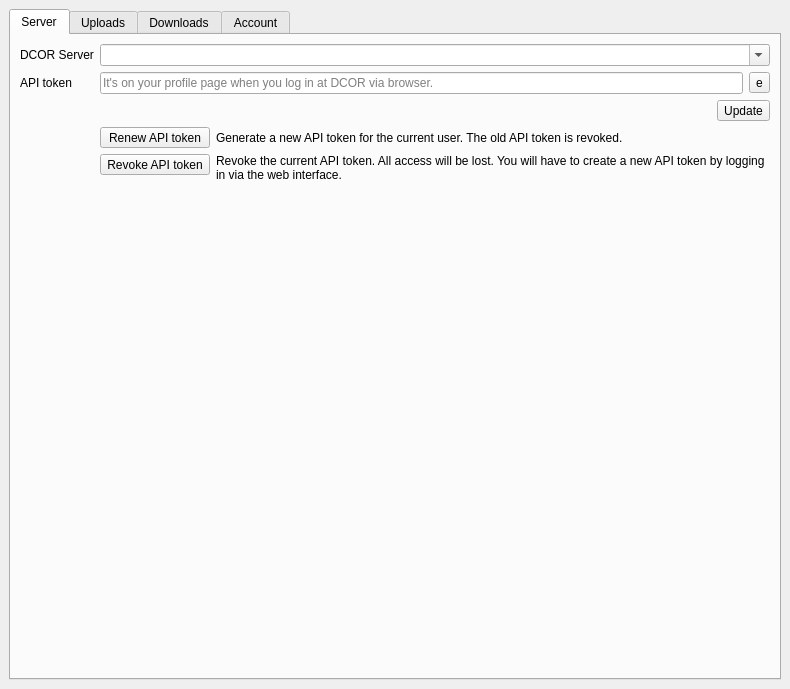
<?xml version="1.0" encoding="UTF-8"?>
<ui version="4.0">
 <class>MainWindow</class>
 <widget class="QMainWindow" name="MainWindow">
  <property name="geometry">
   <rect>
    <x>0</x>
    <y>0</y>
    <width>790</width>
    <height>689</height>
   </rect>
  </property>
  <property name="windowTitle">
   <string>MainWindow</string>
  </property>
  <widget class="QWidget" name="centralwidget">
   <layout class="QVBoxLayout" name="verticalLayout">
    <item>
     <widget class="QTabWidget" name="tabWidget">
      <property name="tabPosition">
       <enum>QTabWidget::North</enum>
      </property>
      <property name="currentIndex">
       <number>0</number>
      </property>
      <widget class="QWidget" name="tab_server">
       <attribute name="title">
        <string>Server</string>
       </attribute>
       <layout class="QGridLayout" name="gridLayout">
        <item row="0" column="0">
         <widget class="QLabel" name="label">
          <property name="text">
           <string>DCOR Server</string>
          </property>
         </widget>
        </item>
        <item row="5" column="1">
         <spacer name="verticalSpacer">
          <property name="orientation">
           <enum>Qt::Vertical</enum>
          </property>
          <property name="sizeHint" stdset="0">
           <size>
            <width>20</width>
            <height>0</height>
           </size>
          </property>
         </spacer>
        </item>
        <item row="0" column="1">
         <widget class="QComboBox" name="comboBox_server">
          <property name="editable">
           <bool>true</bool>
          </property>
          <property name="currentText">
           <string notr="true"/>
          </property>
         </widget>
        </item>
        <item row="2" column="1">
         <layout class="QHBoxLayout" name="horizontalLayout_3">
          <item>
           <spacer name="horizontalSpacer_2">
            <property name="orientation">
             <enum>Qt::Horizontal</enum>
            </property>
            <property name="sizeHint" stdset="0">
             <size>
              <width>40</width>
              <height>20</height>
             </size>
            </property>
           </spacer>
          </item>
          <item>
           <widget class="QToolButton" name="toolButton_server_update">
            <property name="text">
             <string>Update</string>
            </property>
           </widget>
          </item>
         </layout>
        </item>
        <item row="3" column="1">
         <layout class="QGridLayout" name="gridLayout_2">
          <item row="1" column="0" alignment="Qt::AlignTop">
           <widget class="QToolButton" name="toolButton_api_token_revoke">
            <property name="sizePolicy">
             <sizepolicy hsizetype="Preferred" vsizetype="Fixed">
              <horstretch>0</horstretch>
              <verstretch>0</verstretch>
             </sizepolicy>
            </property>
            <property name="text">
             <string>Revoke API token</string>
            </property>
           </widget>
          </item>
          <item row="0" column="1">
           <widget class="QLabel" name="label_9">
            <property name="sizePolicy">
             <sizepolicy hsizetype="Expanding" vsizetype="Preferred">
              <horstretch>0</horstretch>
              <verstretch>0</verstretch>
             </sizepolicy>
            </property>
            <property name="text">
             <string>Generate a new API token for the current user. The old API token is revoked.</string>
            </property>
            <property name="wordWrap">
             <bool>true</bool>
            </property>
           </widget>
          </item>
          <item row="1" column="1">
           <widget class="QLabel" name="label_3">
            <property name="sizePolicy">
             <sizepolicy hsizetype="Expanding" vsizetype="Preferred">
              <horstretch>0</horstretch>
              <verstretch>0</verstretch>
             </sizepolicy>
            </property>
            <property name="text">
             <string>Revoke the current API token. All access will be lost. You will have to create a new API token by logging in via the web interface.</string>
            </property>
            <property name="wordWrap">
             <bool>true</bool>
            </property>
           </widget>
          </item>
          <item row="0" column="0" alignment="Qt::AlignTop">
           <widget class="QToolButton" name="toolButton_api_token_renew">
            <property name="sizePolicy">
             <sizepolicy hsizetype="Preferred" vsizetype="Fixed">
              <horstretch>0</horstretch>
              <verstretch>0</verstretch>
             </sizepolicy>
            </property>
            <property name="text">
             <string>Renew API token</string>
            </property>
           </widget>
          </item>
         </layout>
        </item>
        <item row="1" column="0">
         <widget class="QLabel" name="label_2">
          <property name="text">
           <string>API token</string>
          </property>
         </widget>
        </item>
        <item row="1" column="1">
         <layout class="QHBoxLayout" name="horizontalLayout_4">
          <item>
           <widget class="QLineEdit" name="lineEdit_api_key">
            <property name="echoMode">
             <enum>QLineEdit::PasswordEchoOnEdit</enum>
            </property>
            <property name="placeholderText">
             <string>It's on your profile page when you log in at DCOR via browser.</string>
            </property>
           </widget>
          </item>
          <item>
           <widget class="QToolButton" name="toolButton_eye">
            <property name="text">
             <string>e</string>
            </property>
            <property name="icon">
             <iconset theme="eye">
              <normaloff>.</normaloff>.</iconset>
            </property>
           </widget>
          </item>
         </layout>
        </item>
       </layout>
      </widget>
      <widget class="QWidget" name="tab_uploads">
       <attribute name="title">
        <string>Uploads</string>
       </attribute>
       <layout class="QVBoxLayout" name="verticalLayout_2">
        <item>
         <widget class="QCheckBox" name="checkBox_upload_write_task_id">
          <property name="text">
           <string>When loading a *.dcoraid-task file from disk, automatically update it with the
dataset identifier assigned to it by CKAN/DCOR.</string>
          </property>
          <property name="checked">
           <bool>true</bool>
          </property>
         </widget>
        </item>
        <item>
         <layout class="QHBoxLayout" name="horizontalLayout">
          <item>
           <spacer name="horizontalSpacer_3">
            <property name="orientation">
             <enum>Qt::Horizontal</enum>
            </property>
            <property name="sizeHint" stdset="0">
             <size>
              <width>40</width>
              <height>20</height>
             </size>
            </property>
           </spacer>
          </item>
          <item>
           <widget class="QToolButton" name="toolButton_uploads_apply">
            <property name="text">
             <string>Apply</string>
            </property>
           </widget>
          </item>
         </layout>
        </item>
        <item>
         <spacer name="verticalSpacer_2">
          <property name="orientation">
           <enum>Qt::Vertical</enum>
          </property>
          <property name="sizeHint" stdset="0">
           <size>
            <width>20</width>
            <height>40</height>
           </size>
          </property>
         </spacer>
        </item>
       </layout>
      </widget>
      <widget class="QWidget" name="tab_downloads">
       <attribute name="title">
        <string>Downloads</string>
       </attribute>
       <layout class="QVBoxLayout" name="verticalLayout_3">
        <item>
         <layout class="QHBoxLayout" name="horizontalLayout_5">
          <item>
           <widget class="QLabel" name="label_4">
            <property name="text">
             <string>Download location</string>
            </property>
           </widget>
          </item>
          <item>
           <widget class="QLineEdit" name="lineEdit_downloads_path"/>
          </item>
          <item>
           <widget class="QToolButton" name="toolButton_downloads_browse">
            <property name="text">
             <string>Browse</string>
            </property>
           </widget>
          </item>
         </layout>
        </item>
        <item>
         <layout class="QHBoxLayout" name="horizontalLayout_6">
          <item>
           <spacer name="horizontalSpacer_4">
            <property name="orientation">
             <enum>Qt::Horizontal</enum>
            </property>
            <property name="sizeHint" stdset="0">
             <size>
              <width>40</width>
              <height>20</height>
             </size>
            </property>
           </spacer>
          </item>
          <item>
           <widget class="QToolButton" name="toolButton_downloads_apply">
            <property name="text">
             <string>Apply</string>
            </property>
           </widget>
          </item>
         </layout>
        </item>
        <item>
         <spacer name="verticalSpacer_3">
          <property name="orientation">
           <enum>Qt::Vertical</enum>
          </property>
          <property name="sizeHint" stdset="0">
           <size>
            <width>20</width>
            <height>40</height>
           </size>
          </property>
         </spacer>
        </item>
       </layout>
      </widget>
      <widget class="QWidget" name="tab_user">
       <attribute name="title">
        <string>Account</string>
       </attribute>
       <layout class="QGridLayout" name="gridLayout_3">
        <item row="0" column="0">
         <widget class="QLabel" name="label_8">
          <property name="text">
           <string>ID</string>
          </property>
         </widget>
        </item>
        <item row="0" column="1">
         <widget class="QLineEdit" name="lineEdit_user_id">
          <property name="frame">
           <bool>false</bool>
          </property>
          <property name="readOnly">
           <bool>true</bool>
          </property>
         </widget>
        </item>
        <item row="1" column="0">
         <widget class="QLabel" name="label_6">
          <property name="text">
           <string>Name</string>
          </property>
         </widget>
        </item>
        <item row="1" column="1">
         <widget class="QLineEdit" name="lineEdit_user_name"/>
        </item>
        <item row="2" column="0">
         <widget class="QLabel" name="label_5">
          <property name="text">
           <string>Email</string>
          </property>
         </widget>
        </item>
        <item row="2" column="1">
         <widget class="QLineEdit" name="lineEdit_user_email"/>
        </item>
        <item row="3" column="0">
         <widget class="QLabel" name="label_7">
          <property name="text">
           <string>About</string>
          </property>
          <property name="alignment">
           <set>Qt::AlignLeading|Qt::AlignLeft|Qt::AlignTop</set>
          </property>
         </widget>
        </item>
        <item row="3" column="1">
         <widget class="QPlainTextEdit" name="plainTextEdit_user_about"/>
        </item>
        <item row="4" column="1">
         <layout class="QHBoxLayout" name="horizontalLayout_2">
          <item>
           <spacer name="horizontalSpacer">
            <property name="orientation">
             <enum>Qt::Horizontal</enum>
            </property>
            <property name="sizeHint" stdset="0">
             <size>
              <width>40</width>
              <height>20</height>
             </size>
            </property>
           </spacer>
          </item>
          <item>
           <widget class="QToolButton" name="toolButton_user_update">
            <property name="text">
             <string>Update</string>
            </property>
           </widget>
          </item>
         </layout>
        </item>
       </layout>
      </widget>
     </widget>
    </item>
   </layout>
  </widget>
 </widget>
 <resources/>
 <connections/>
</ui>
